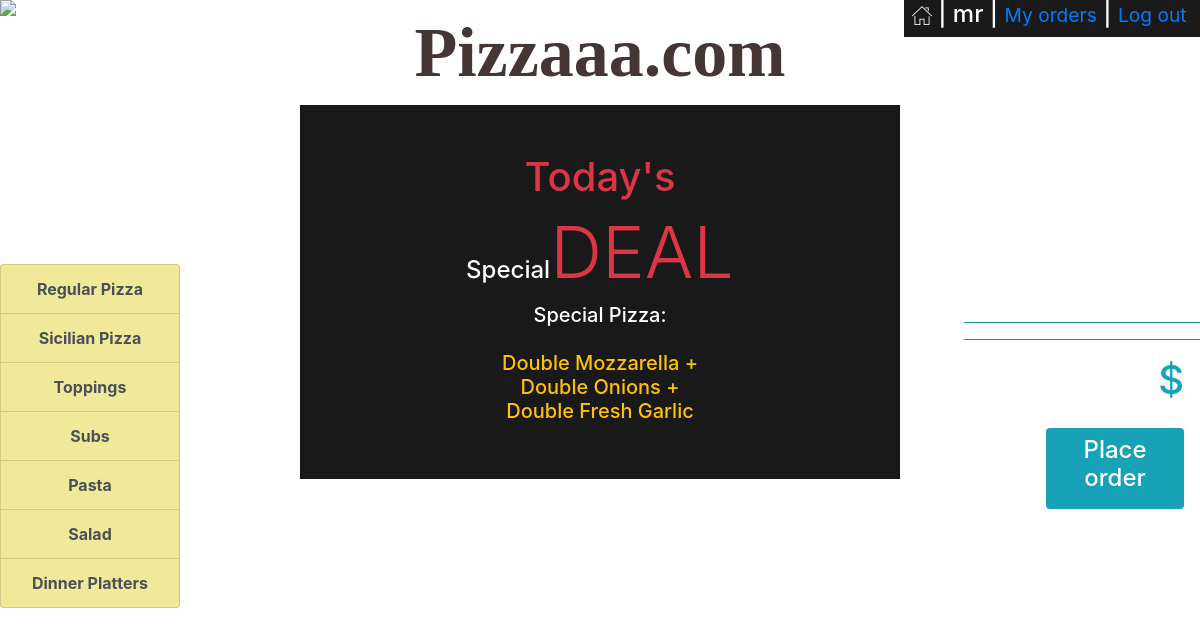
Screenshot of / (signed in) with the database file from the repository.
### orders/models.py (models this page shows)
class Category(models.Model):
    name=models.CharField(max_length=64)
    def __str__(self):
        return ("{}".format(self.name))

### orders/views.py (the view)
# urls.py: path("", views.index, name="index")
def index(request):
    if not request.user.is_authenticated:
        return render(request,"login.html",{"message":None})
    order_number=User_order.objects.get(user=request.user,status='initiated').order_number
    context = {
        "user":request.user,
        "Checkout":Order2.objects.filter(user=request.user,number=order_number),
        "Checkout_category":Order2.objects.filter(user=request.user,number=order_number).values_list('category').distinct(),
        "Total":list(Order2.objects.filter(user=request.user,number=order_number).aggregate(Sum('price')).values())[0],
        "Category": Category.objects.all(),
        "Order_number":order_number
    }
    return render(request,"index.html",context)

### orders/templates/index.html
{% extends "layout.html" %}
{% block body%}
<div class=' text-center p-5 '>
        <h1 class=' text-danger'>Today's</h1>
        <h4>Special<span class='display-3 text-danger'>DEAL</span></h4>
        <h5 class='text-warning mx-auto'><span class='text-white'>Special Pizza:</span><br><br> Double Mozzarella + <br> Double Onions + <br>Double Fresh Garlic</h5>
</div>
{% endblock %}

### orders/templates/layout.html (shortened to what this page needs)
<!DOCTYPE html>
<html style="height:100%">
<head>
    {% load static %}
    <link rel="stylesheet" type="text/css" href="{% static 'styles.css' %}">
    <link rel="stylesheet" href="https://maxcdn.bootstrapcdn.com/bootstrap/4.1.3/css/bootstrap.min.css">
</head>
<body style="height:100%">
    <img id='pizza_background' src="https://images.unsplash.com/photo-1534308983496-4fabb1a015ee?ixlib=rb-1.2.1&ixid=eyJhcHBfaWQiOjEyMDd9&auto=format&fit=crop&w=1510&q=80">
    {% if Category %}
    <div id='username'>
        <h4 class='px-2' ><a href="{% url 'index' %}"><img src="{% static 'home.png' %}"></a> |
            {{user.username}} |
            {% if not user.is_superuser %}
            <small><a href="{% url 'my_orders' Order_number %}">My orders</a></small> |
            {% endif %}
            <small><a href="{% url 'logout' %}"> Log out&nbsp;</a></small>
        </h4>
    </div>
    {% endif %}
    <p id='logo' class='text-center m-0 font-weight-bold'>Pizzaaa.com</p>
    <div id='category' class="list-group text-center">
        {% for category in Category %}
        <a href="{% url 'menu' category  %}" class="list-group-item list-group-item-action">{{category}}</a>
        {% endfor %}
    </div>
    <div id='center_box' class='w-50  mx-auto  '>
        {% block body%}
        {% endblock %}
    </div>
    <div id='checkout' class='list-group text-right '>
    {% if Category %}
        <h3 class=' text-right pr-3'>CHECKOUT</h3>
        <ul >
            <hr class='bg-info'>
            <hr class='bg-info'>
            <li class='text-info text-right pr-3 '><h1><small class='text-white'>Total</small> ${{Total|floatformat:2}}</h1></li>
        </ul>
    <a id='place_order'  href="{% url 'my_orders' Order_number %}"><div  class='bg-info w-50 rounded p-2  ml-auto mr-3 text-center text-white '><h4>Place order</h4></div></a>
    {% endif %}
    </div>
</body>
</html>

### orders/static/styles.css (style rules this page uses)
#pizza_background { position: absolute; z-index:-99; }
#category { position: absolute; top:33%; width:15%; }
#category a { background-color: transparent; font-weight: bold; background-color: #f0e999; }
#logo { padding:0px; font-family: webLogo ; font-size: 70px; color: #453636; }
#center_box,#username { background-color: rgba(0, 0, 0, 0.9); color: white; }
#checkout { color:white; position: absolute; top:33%; right:0%; width:23%; }
#username { position: absolute; right: 0; }
li { list-style-type: none; }

### rows the page displays
Category: name "Regular Pizza"
Category: name "Sicilian Pizza"
Category: name "Toppings"
Category: name "Subs"
Category: name "Pasta"
Category: name "Salad"
Category: name "Dinner Platters"

### other values shown
{{ user.username }} "mr"
